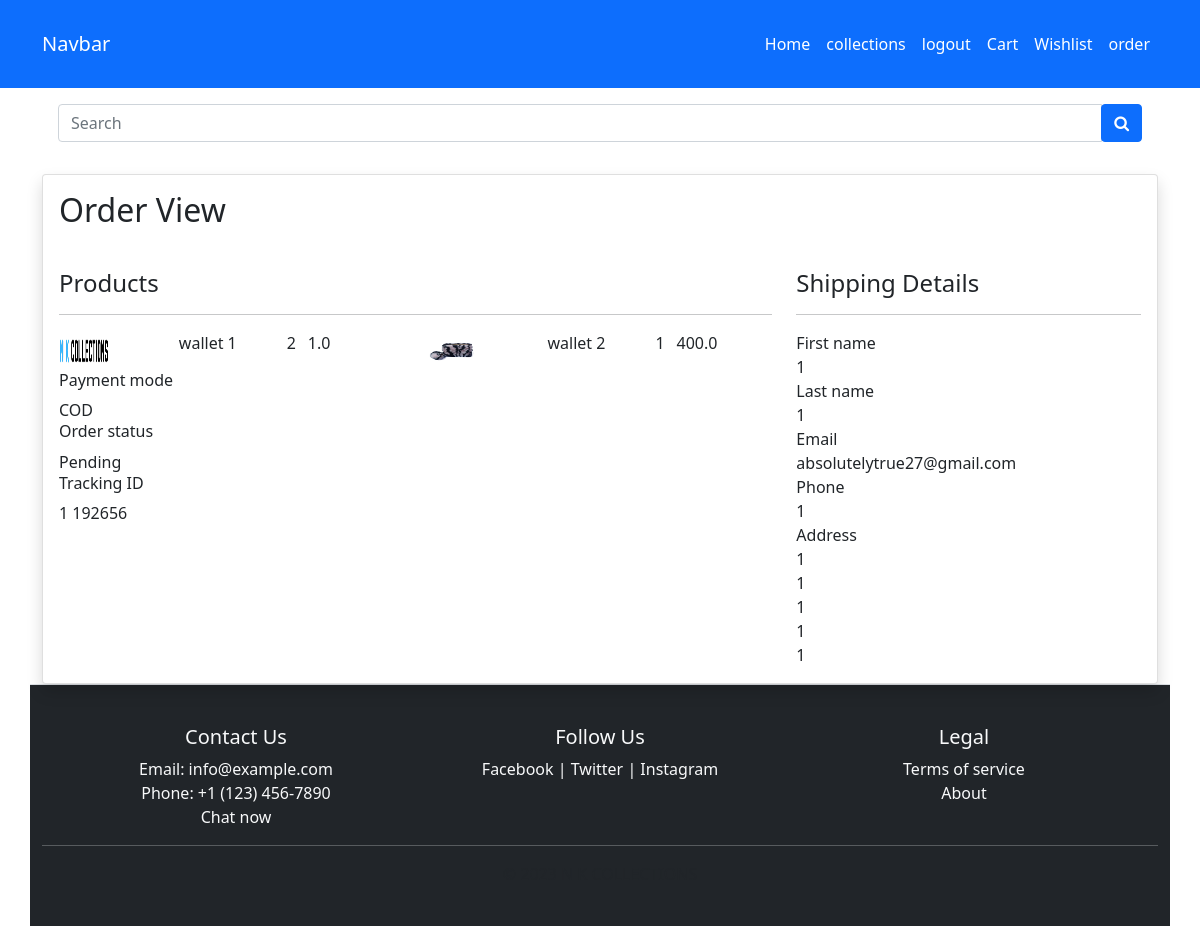
/orderview/1 192656 (signed in), run on the app's committed database.
### store/models.py (models this page shows, shortened)
class OrderItem(models.Model):
   order = models.ForeignKey(Order,on_delete=models.CASCADE)
   product = models.ForeignKey(Product,on_delete=models.CASCADE)
   price = models.FloatField(null=False)
   quantity = models.IntegerField(null=False)
   name= models.TextField(null=False,default=False)
   address = models.TextField(null=False,default=False)
   pincode = models.TextField(null=False,default=False)

class Product(models.Model):
    slug = models.CharField(max_length=150,null=False,blank=False)
    name = models.CharField(max_length=150,null=False,blank=False)
    category = models.ForeignKey(Category,on_delete=models.CASCADE)
    product_image = models.ImageField(upload_to=get_file_path,null=True,blank=True)
    small_description = models.TextField(max_length=500, null=False, blank=False)
    quantity=models.IntegerField(null=False,blank=False)
    orginal_price=models.FloatField(null=False,blank=False)
    selling_price=models.FloatField(null=False,blank=False)
    description = models.TextField(max_length=500, null=False, blank=False)
    status = models.BooleanField(default=False,help_text="0-default,1-hidden")
    trending = models.BooleanField(default=False,help_text="0-default,1-trending")
    tag = models.CharField(max_length=150,null=False,blank=False)
    meta_title= models.CharField(max_length=150,null=False,blank=False)
    meta_keyword = models.CharField(max_length=500,null=False,blank=False)
    meta_description = models.CharField(max_length=500,null=False,blank=False)
    created_at = models.DateTimeField(auto_now_add=True)

class Order(models.Model):
    user = models.ForeignKey(User,on_delete=models.CASCADE)
    fname = models.CharField(max_length=150,null=False,blank=False)
    lname = models.CharField(max_length=150,null=False,blank=False)
    email = models.CharField(max_length=150,null=False,blank=False)
    phone = models.CharField(max_length=150,null=False,blank=False)
    address = models.TextField(null=False)
    city = models.CharField(max_length=150,null=False,blank=False)
    state = models.CharField(max_length=150,null=False,blank=False)
    country = models.CharField(max_length=150,null=False,blank=False)
    pincode = models.CharField(max_length=150,null=False,blank=False)
    total_price = models.FloatField(null=False)
    payment_mode =models.CharField( max_length=150,null=False)
    payment_id = models.CharField( max_length=250,null=True)
    orderstatuses ={
        ('Pending','Pending'),
        ('Out for Shipping','Out for Shipping'),
        ('Completed','Completed'),
    }
    status = models.CharField(max_length=150,choices=orderstatuses, default='Pending')
    message = models.TextField(null=True)
    tracking_ID = models.CharField(max_length=150,null=True)
    created_at = models.DateTimeField(auto_now_add=True)
    updated_at = models.DateTimeField(auto_now=True)

### store/controller/order.py (the view)
# urls.py: path('orderview/<str:t_no>',order.vieworder,name="orderview"),
@login_required(login_url='loginpage')
def vieworder(request, t_no):
    try:
        order = Order.objects.get(tracking_ID=t_no, user=request.user)
        orderitems = OrderItem.objects.filter(order=order)
        context = {'order': order, 'orderitems': orderitems}
        return render(request, 'store/vieworders.html', context)
    except ObjectDoesNotExist:
        return HttpResponse("Order not found or you don't have permission to view this order.", status=404)

### store/templates/store/vieworders.html
{% extends 'store/layouts/main.html' %}
{% block content %}
<div class="container mt-3">
    <div class="row">
        <div class="col">
            <div class="card shadow">
                <h2 class="p-3">Order View</h2>
                <div class="card-body">
                    <div class="row">
                        <div class="col-md-8">
                            <h4>Products</h4>
                           <hr>
                           <div class="row">
                           {% for i in orderitems %}
                            <div class="col">
                                <img src="{{ i.product.product_image.url }}" alt="product image"  height="40px" width="50px">
                            </div>
                               <div class="col">{{ i.product.name }}</div>
                               {{ i.quantity }}
                               <div class="col">{{ i.price }}</div>
                     {% endfor %}
                    </div>
                    <div style="align-items: flex-end;">
                    <h6>Payment mode</h6>{{order.payment_mode}}
                    <br>
                    <h6>Order status</h6> {{order.status}}
                    <br>
                    <h6>Tracking ID</h6>{{order.tracking_ID}}
                    <br>
                    </div>
                </div>
                <div class="col-md-4">
                    <h4>Shipping Details</h4>
                    <hr><label>First name</label>
                    <div>
                        {{ order.fname }}
                    </div>
                    <label>Last name</label>
                    <div>
                        {{ order.lname }}
                    </div>
                    <label>Email</label>
                    <div>
                        {{ order.email }}
                    </div>
                    <label>Phone</label>
                    <div>
                        {{ order.phone }}
                    </div>
                    <label>Address</label>
                    <div>
                        {{ order.address }}
                        <br>
                        {{ order.city }}
                        <br>
                        {{ order.state }}
                        <br>
                        {{ order.country }}
                        <br>
                        {{ order.pincode }}
                    </div>
                </div>
            </div>
        </div>
    </div>
</div>
{% endblock content %}

### static/css/custom.css (style rules this page uses)
body { margin: 0; padding: 0; font-size: 1rem; font-weight: 400; line-height: 1.5; color: #343a40; text-align: left; background-color: #fff; min-height: 100vh; display: flex; flex-direction: column; }

### data on the page
OrderItem: product.product_image (picture), product.name "wallet 1", quantity "2", price "1.0"
OrderItem: product.product_image (picture), product.name "wallet 2", quantity "1", price "400.0"
Order: payment_mode "COD", status "Pending", tracking_ID "1 192656", fname "1", lname "1", email "absolutelytrue27@gmail.com", phone "1", address "1", city "1", state "1", country "1", pincode "1"
